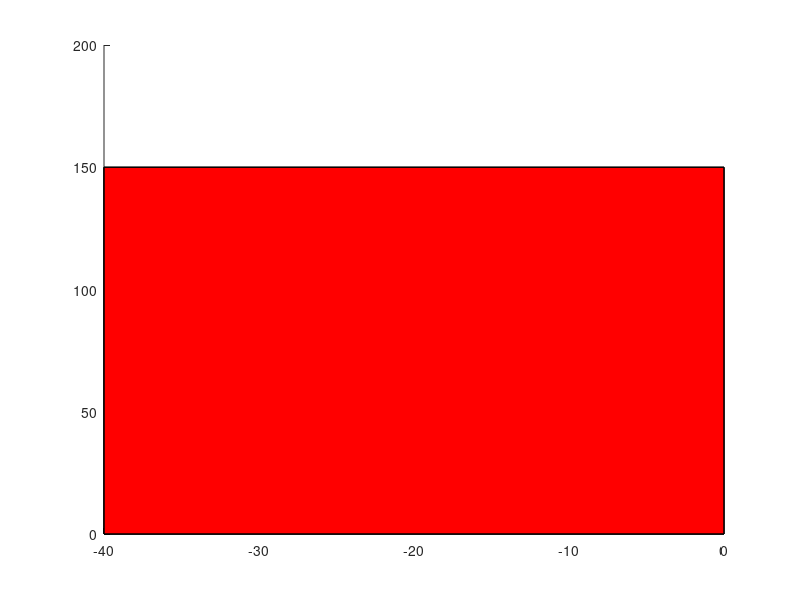

Here is the MATLAB script that generated this plot:
function [V,F,h] = Test_Block2()

V = [0 0 0;  % ponto 1
     0 150 0   ;  % ponto 2
     -40 0 0;  % ponto 3
     -40 150 0;  % ponto 4
     
     0 0 50;  % ponto 5
     0 150 50;  % ponto 6
     -40 0 50;  % ponto 7
     -40 150 50];  % ponto 8


F = [1 2 4 3
     5 6 8 7
     1 2 6 5
     3 4 8 7
     2 4 8 6
     1 3 7 5
     ];

h = patch('Vertices', V, 'Faces', F, 'FaceColor', "Red", 'FaceLighting', 'gouraud', 'EdgeColor', 'Black');